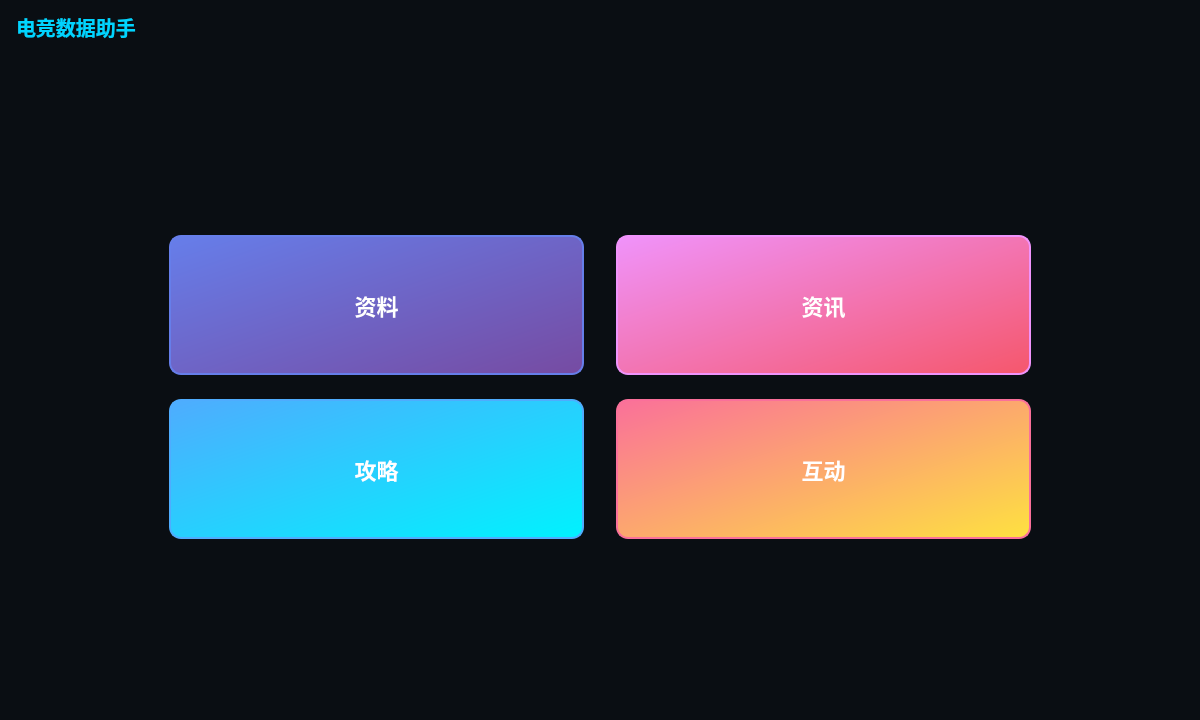
<?xml version="1.0" encoding="UTF-8"?>
<ui version="4.0">
 <class>Widget</class>
 <widget class="QWidget" name="Widget">
  <property name="geometry">
   <rect>
    <x>0</x>
    <y>0</y>
    <width>1200</width>
    <height>720</height>
   </rect>
  </property>
  <property name="minimumSize">
   <size>
    <width>1200</width>
    <height>720</height>
   </size>
  </property>
  <property name="maximumSize">
   <size>
    <width>1200</width>
    <height>720</height>
   </size>
  </property>
  <property name="windowTitle">
   <string>电竞数据助手</string>
  </property>
  <property name="styleSheet">
   <string notr="true">QWidget#Widget { background: #0a0e13; }</string>
  </property>
  <layout class="QVBoxLayout" name="verticalLayout_Main">
   <property name="spacing">
    <number>0</number>
   </property>
   <property name="margin">
    <number>0</number>
   </property>
   <item>
    <layout class="QHBoxLayout" name="horizontalLayout_TopBar">
     <property name="leftMargin">
      <number>16</number>
     </property>
     <property name="topMargin">
      <number>12</number>
     </property>
     <property name="rightMargin">
      <number>16</number>
     </property>
     <property name="bottomMargin">
      <number>12</number>
     </property>
     <item>
      <widget class="QLabel" name="labelTitle">
       <property name="text">
        <string>电竞数据助手</string>
       </property>
       <property name="styleSheet">
        <string notr="true">font-size: 20px; font-weight: bold; color: #00d4ff;</string>
       </property>
      </widget>
     </item>
     <item>
      <spacer name="horizontalSpacer">
       <property name="orientation">
        <enum>Qt::Horizontal</enum>
       </property>
       <property name="sizeHint" stdset="0">
        <size>
         <width>40</width>
         <height>20</height>
        </size>
       </property>
      </spacer>
     </item>
     <item>
      <widget class="UserBadgeWidget" name="userBadge"/>
     </item>
    </layout>
   </item>
   <item>
    <widget class="QStackedWidget" name="stackedMain">
     <property name="currentIndex">
      <number>0</number>
     </property>
     <widget class="QWidget" name="pageHome">
      <property name="styleSheet">
       <string notr="true">QWidget { background: #0a0e13; }</string>
      </property>
      <layout class="QVBoxLayout" name="verticalLayout_Home">
       <item>
        <spacer name="verticalSpacer_home_top">
         <property name="orientation">
          <enum>Qt::Vertical</enum>
         </property>
         <property name="sizeType">
          <enum>QSizePolicy::Expanding</enum>
         </property>
         <property name="sizeHint" stdset="0">
          <size>
           <width>20</width>
           <height>40</height>
          </size>
         </property>
        </spacer>
       </item>
       <item>
        <layout class="QGridLayout" name="gridLayout_HomeButtons">
         <property name="horizontalSpacing">
          <number>32</number>
         </property>
         <property name="verticalSpacing">
          <number>24</number>
         </property>
         <property name="leftMargin">
          <number>160</number>
         </property>
         <property name="topMargin">
          <number>0</number>
         </property>
         <property name="rightMargin">
          <number>160</number>
         </property>
         <property name="bottomMargin">
          <number>0</number>
         </property>
         <item row="0" column="0">
          <widget class="QPushButton" name="btnData">
           <property name="minimumSize">
            <size>
             <width>240</width>
             <height>140</height>
            </size>
           </property>
           <property name="text">
            <string>资料</string>
           </property>
           <property name="styleSheet">
            <string notr="true">QPushButton {
              font-size: 22px; 
              font-weight: bold; 
              color: #ffffff; 
              background: qlineargradient(x1:0, y1:0, x2:1, y2:1, stop:0 #667eea, stop:1 #764ba2); 
              border: 2px solid #667eea; 
              border-radius: 12px;
            }
            QPushButton:hover {
              background: qlineargradient(x1:0, y1:0, x2:1, y2:1, stop:0 #764ba2, stop:1 #667eea); 
              border-color: #00d4ff;
              transform: translateY(-2px);
            }
            QPushButton:pressed {
              background: qlineargradient(x1:0, y1:0, x2:1, y2:1, stop:0 #5a67d8, stop:1 #553c9a);
            }</string>
           </property>
          </widget>
         </item>
         <item row="0" column="1">
          <widget class="QPushButton" name="btnNews">
           <property name="minimumSize">
            <size>
             <width>240</width>
             <height>140</height>
            </size>
           </property>
           <property name="text">
            <string>资讯</string>
           </property>
           <property name="styleSheet">
            <string notr="true">QPushButton {
              font-size: 22px; 
              font-weight: bold; 
              color: #ffffff; 
              background: qlineargradient(x1:0, y1:0, x2:1, y2:1, stop:0 #f093fb, stop:1 #f5576c); 
              border: 2px solid #f093fb; 
              border-radius: 12px;
            }
            QPushButton:hover {
              background: qlineargradient(x1:0, y1:0, x2:1, y2:1, stop:0 #f5576c, stop:1 #f093fb); 
              border-color: #00d4ff;
            }
            QPushButton:pressed {
              background: qlineargradient(x1:0, y1:0, x2:1, y2:1, stop:0 #e53e3e, stop:1 #d53f8c);
            }</string>
           </property>
          </widget>
         </item>
         <item row="1" column="0">
          <widget class="QPushButton" name="btnGuides">
           <property name="minimumSize">
            <size>
             <width>240</width>
             <height>140</height>
            </size>
           </property>
           <property name="text">
            <string>攻略</string>
           </property>
           <property name="styleSheet">
            <string notr="true">QPushButton {
              font-size: 22px; 
              font-weight: bold; 
              color: #ffffff; 
              background: qlineargradient(x1:0, y1:0, x2:1, y2:1, stop:0 #4facfe, stop:1 #00f2fe); 
              border: 2px solid #4facfe; 
              border-radius: 12px;
            }
            QPushButton:hover {
              background: qlineargradient(x1:0, y1:0, x2:1, y2:1, stop:0 #00f2fe, stop:1 #4facfe); 
              border-color: #00d4ff;
            }
            QPushButton:pressed {
              background: qlineargradient(x1:0, y1:0, x2:1, y2:1, stop:0 #0ea5e9, stop:1 #06b6d4);
            }</string>
           </property>
          </widget>
         </item>
         <item row="1" column="1">
          <widget class="QPushButton" name="btnInteract">
           <property name="minimumSize">
            <size>
             <width>240</width>
             <height>140</height>
            </size>
           </property>
           <property name="text">
            <string>互动</string>
           </property>
           <property name="styleSheet">
            <string notr="true">QPushButton {
              font-size: 22px; 
              font-weight: bold; 
              color: #ffffff; 
              background: qlineargradient(x1:0, y1:0, x2:1, y2:1, stop:0 #fa709a, stop:1 #fee140); 
              border: 2px solid #fa709a; 
              border-radius: 12px;
            }
            QPushButton:hover {
              background: qlineargradient(x1:0, y1:0, x2:1, y2:1, stop:0 #fee140, stop:1 #fa709a); 
              border-color: #00d4ff;
            }
            QPushButton:pressed {
              background: qlineargradient(x1:0, y1:0, x2:1, y2:1, stop:0 #f59e0b, stop:1 #ef4444);
            }</string>
           </property>
          </widget>
         </item>
        </layout>
       </item>
       <item>
        <spacer name="verticalSpacer_home_bottom">
         <property name="orientation">
          <enum>Qt::Vertical</enum>
         </property>
         <property name="sizeType">
          <enum>QSizePolicy::Expanding</enum>
         </property>
         <property name="sizeHint" stdset="0">
          <size>
           <width>20</width>
           <height>40</height>
          </size>
         </property>
        </spacer>
       </item>
      </layout>
     </widget>
     <widget class="QWidget" name="pageData">
      <layout class="QVBoxLayout" name="verticalLayout_Data">
       <property name="leftMargin">
        <number>0</number>
       </property>
       <property name="topMargin">
        <number>0</number>
       </property>
       <property name="rightMargin">
        <number>0</number>
       </property>
       <property name="bottomMargin">
        <number>0</number>
       </property>
       <item>
        <!-- 顶部标签栏区域 -->
        <widget class="QWidget" name="widgetDataTabsContainer">
         <property name="minimumHeight">
          <number>80</number>
         </property>
         <property name="maximumHeight">
          <number>80</number>
         </property>
         <property name="styleSheet">
          <string notr="true">QWidget#widgetDataTabsContainer { background: qlineargradient(x1:0, y1:0, x2:0, y2:1, stop:0 #0f1419, stop:1 #1e2328); border-bottom: 2px solid #00d4ff; }</string>
         </property>
         <layout class="QHBoxLayout" name="horizontalLayout_DataTabsContainer">
          <property name="leftMargin">
           <number>0</number>
          </property>
          <property name="topMargin">
           <number>0</number>
          </property>
          <property name="rightMargin">
           <number>0</number>
          </property>
          <property name="bottomMargin">
           <number>0</number>
          </property>
          <item>
           <spacer name="horizontalSpacer_left">
            <property name="orientation">
             <enum>Qt::Horizontal</enum>
            </property>
            <property name="sizeHint" stdset="0">
             <size>
              <width>40</width>
              <height>20</height>
             </size>
            </property>
           </spacer>
          </item>
          <item>
           <layout class="QHBoxLayout" name="horizontalLayout_DataTabs">
            <property name="spacing">
             <number>2</number>
            </property>
            <item>
             <widget class="QPushButton" name="btnTabHeroes">
              <property name="minimumSize">
               <size>
                <width>120</width>
                <height>50</height>
               </size>
              </property>
              <property name="text">
               <string>英雄</string>
              </property>
              <property name="styleSheet">
               <string notr="true">QPushButton { 
                 font-size: 16px; 
                 font-weight: bold; 
                 color: #8892b0; 
                 background: transparent; 
                 border: none; 
                 border-bottom: 3px solid transparent; 
                 padding: 12px 24px; 
               }
               QPushButton:checked { 
                 color: #00d4ff; 
                 border-bottom: 3px solid #00d4ff; 
                 background: qlineargradient(x1:0, y1:0, x2:0, y2:1, stop:0 rgba(0,212,255,0.1), stop:1 transparent); 
               }
               QPushButton:hover:!checked { 
                 color: #ccd6f6; 
                 background: qlineargradient(x1:0, y1:0, x2:0, y2:1, stop:0 rgba(255,255,255,0.05), stop:1 transparent); 
               }</string>
              </property>
              <property name="checkable">
               <bool>true</bool>
              </property>
              <property name="checked">
               <bool>true</bool>
              </property>
             </widget>
            </item>
            <item>
             <widget class="QPushButton" name="btnTabItems">
              <property name="minimumSize">
               <size>
                <width>120</width>
                <height>50</height>
               </size>
              </property>
              <property name="text">
               <string>装备</string>
              </property>
              <property name="styleSheet">
               <string notr="true">QPushButton { 
                 font-size: 16px; 
                 font-weight: bold; 
                 color: #8892b0; 
                 background: transparent; 
                 border: none; 
                 border-bottom: 3px solid transparent; 
                 padding: 12px 24px; 
               }
               QPushButton:checked { 
                 color: #00d4ff; 
                 border-bottom: 3px solid #00d4ff; 
                 background: qlineargradient(x1:0, y1:0, x2:0, y2:1, stop:0 rgba(0,212,255,0.1), stop:1 transparent); 
               }
               QPushButton:hover:!checked { 
                 color: #ccd6f6; 
                 background: qlineargradient(x1:0, y1:0, x2:0, y2:1, stop:0 rgba(255,255,255,0.05), stop:1 transparent); 
               }</string>
              </property>
              <property name="checkable">
               <bool>true</bool>
              </property>
             </widget>
            </item>
            <item>
             <widget class="QPushButton" name="btnTabRunes">
              <property name="minimumSize">
               <size>
                <width>120</width>
                <height>50</height>
               </size>
              </property>
              <property name="text">
               <string>符文</string>
              </property>
              <property name="styleSheet">
               <string notr="true">QPushButton { 
                 font-size: 16px; 
                 font-weight: bold; 
                 color: #8892b0; 
                 background: transparent; 
                 border: none; 
                 border-bottom: 3px solid transparent; 
                 padding: 12px 24px; 
               }
               QPushButton:checked { 
                 color: #00d4ff; 
                 border-bottom: 3px solid #00d4ff; 
                 background: qlineargradient(x1:0, y1:0, x2:0, y2:1, stop:0 rgba(0,212,255,0.1), stop:1 transparent); 
               }
               QPushButton:hover:!checked { 
                 color: #ccd6f6; 
                 background: qlineargradient(x1:0, y1:0, x2:0, y2:1, stop:0 rgba(255,255,255,0.05), stop:1 transparent); 
               }</string>
              </property>
              <property name="checkable">
               <bool>true</bool>
              </property>
             </widget>
            </item>
           </layout>
          </item>
          <item>
           <spacer name="horizontalSpacer_right">
            <property name="orientation">
             <enum>Qt::Horizontal</enum>
            </property>
            <property name="sizeHint" stdset="0">
             <size>
              <width>40</width>
              <height>20</height>
             </size>
            </property>
           </spacer>
          </item>
         </layout>
        </widget>
       </item>
       <item>
        <widget class="QStackedWidget" name="stackedData">
         <property name="currentIndex">
          <number>0</number>
         </property>
         <property name="styleSheet">
          <string notr="true">QStackedWidget { background: #0a0e13; }</string>
         </property>
         <widget class="QWidget" name="pageHeroes">
          <layout class="QVBoxLayout" name="verticalLayout_Heroes">
           <property name="leftMargin">
            <number>0</number>
           </property>
           <property name="topMargin">
            <number>0</number>
           </property>
           <property name="rightMargin">
            <number>0</number>
           </property>
           <property name="bottomMargin">
            <number>0</number>
           </property>
           <item>
            <!-- 英雄页面头部筛选区域 -->
            <widget class="QWidget" name="widgetHeroesHeader">
             <property name="minimumHeight">
              <number>60</number>
             </property>
             <property name="maximumHeight">
              <number>60</number>
             </property>
             <property name="styleSheet">
              <string notr="true">QWidget#widgetHeroesHeader { background: #1e2328; border-bottom: 1px solid #3c4043; }</string>
             </property>
             <layout class="QHBoxLayout" name="horizontalLayout_HeroesHeader">
              <property name="leftMargin">
               <number>24</number>
              </property>
              <property name="topMargin">
               <number>12</number>
              </property>
              <property name="rightMargin">
               <number>24</number>
              </property>
              <property name="bottomMargin">
               <number>12</number>
              </property>
              <item>
               <widget class="QLabel" name="labelHeroesTitle">
                <property name="text">
                 <string>英雄数据库</string>
                </property>
                <property name="styleSheet">
                 <string notr="true">font-size: 18px; font-weight: bold; color: #ccd6f6;</string>
                </property>
               </widget>
              </item>
              <item>
               <spacer name="horizontalSpacer3">
                <property name="orientation">
                 <enum>Qt::Horizontal</enum>
                </property>
                <property name="sizeHint" stdset="0">
                 <size>
                  <width>40</width>
                  <height>20</height>
                 </size>
                </property>
               </spacer>
              </item>
              <item>
               <widget class="QComboBox" name="comboFilterType">
                <property name="minimumSize">
                 <size>
                  <width>140</width>
                  <height>36</height>
                 </size>
                </property>
                <property name="currentIndex">
                 <number>0</number>
                </property>
                <property name="styleSheet">
                 <string notr="true">QComboBox {
                   font-size: 14px;
                   color: #ccd6f6;
                   background: #2d3748;
                   border: 2px solid #4a5568;
                   border-radius: 6px;
                   padding: 6px 12px;
                   min-width: 120px;
                 }
                 QComboBox:hover {
                   border-color: #00d4ff;
                   background: #374151;
                 }
                 QComboBox:focus {
                   border-color: #00d4ff;
                   background: #374151;
                 }
                 QComboBox::drop-down {
                   border: none;
                   width: 20px;
                 }
                 QComboBox::down-arrow {
                   image: none;
                   border-left: 5px solid transparent;
                   border-right: 5px solid transparent;
                   border-top: 5px solid #00d4ff;
                   margin-right: 5px;
                 }
                 QComboBox QAbstractItemView {
                   background: #2d3748;
                   border: 2px solid #00d4ff;
                   border-radius: 6px;
                   color: #ccd6f6;
                   selection-background-color: #00d4ff;
                   selection-color: #0a0e13;
                   outline: none;
                 }</string>
                </property>
                <item>
                 <property name="text">
                  <string>显示所有</string>
                 </property>
                </item>
                <item>
                 <property name="text">
                  <string>路线定位</string>
                 </property>
                </item>
                <item>
                 <property name="text">
                  <string>功能定位</string>
                 </property>
                </item>
               </widget>
              </item>
              <item>
               <widget class="QComboBox" name="comboFilterValue">
                <property name="minimumSize">
                 <size>
                  <width>140</width>
                  <height>36</height>
                 </size>
                </property>
                <property name="enabled">
                 <bool>false</bool>
                </property>
                <property name="styleSheet">
                 <string notr="true">QComboBox {
                   font-size: 14px;
                   color: #ccd6f6;
                   background: #2d3748;
                   border: 2px solid #4a5568;
                   border-radius: 6px;
                   padding: 6px 12px;
                   min-width: 120px;
                 }
                 QComboBox:hover {
                   border-color: #00d4ff;
                   background: #374151;
                 }
                 QComboBox:focus {
                   border-color: #00d4ff;
                   background: #374151;
                 }
                 QComboBox:disabled {
                   background: #1a1d23;
                   color: #4a5568;
                   border-color: #2d3748;
                 }
                 QComboBox::drop-down {
                   border: none;
                   width: 20px;
                 }
                 QComboBox::down-arrow {
                   image: none;
                   border-left: 5px solid transparent;
                   border-right: 5px solid transparent;
                   border-top: 5px solid #00d4ff;
                   margin-right: 5px;
                 }
                 QComboBox::down-arrow:disabled {
                   border-top-color: #4a5568;
                 }
                 QComboBox QAbstractItemView {
                   background: #2d3748;
                   border: 2px solid #00d4ff;
                   border-radius: 6px;
                   color: #ccd6f6;
                   selection-background-color: #00d4ff;
                   selection-color: #0a0e13;
                   outline: none;
                 }</string>
                </property>
                <item>
                 <property name="text">
                  <string>上单</string>
                 </property>
                </item>
                <item>
                 <property name="text">
                  <string>中单</string>
                 </property>
                </item>
                <item>
                 <property name="text">
                  <string>下路</string>
                 </property>
                </item>
                <item>
                 <property name="text">
                  <string>打野</string>
                 </property>
                </item>
                <item>
                 <property name="text">
                  <string>辅助</string>
                 </property>
                </item>
               </widget>
              </item>
             </layout>
            </widget>
           </item>
           <item>
            <widget class="QScrollArea" name="scrollHeroes">
             <property name="widgetResizable">
              <bool>true</bool>
             </property>
             <property name="styleSheet">
              <string notr="true">QScrollArea {
                background: #0a0e13;
                border: none;
              }
              QScrollBar:vertical {
                background: #1e2328;
                width: 12px;
                border-radius: 6px;
              }
              QScrollBar::handle:vertical {
                background: #4a5568;
                border-radius: 6px;
                min-height: 20px;
              }
              QScrollBar::handle:vertical:hover {
                background: #00d4ff;
              }
              QScrollBar::add-line:vertical, QScrollBar::sub-line:vertical {
                height: 0px;
              }</string>
             </property>
             <widget class="QWidget" name="scrollAreaWidgetContents">
              <property name="styleSheet">
               <string notr="true">QWidget { background: #0a0e13; }</string>
              </property>
              <layout class="QGridLayout" name="gridHeroes">
               <property name="horizontalSpacing">
                <number>20</number>
               </property>
               <property name="verticalSpacing">
                <number>20</number>
               </property>
               <property name="leftMargin">
                <number>24</number>
               </property>
               <property name="topMargin">
                <number>24</number>
               </property>
               <property name="rightMargin">
                <number>24</number>
               </property>
               <property name="bottomMargin">
                <number>24</number>
               </property>
              </layout>
             </widget>
            </widget>
           </item>
          </layout>
         </widget>
         <widget class="QWidget" name="pageItems">
          <property name="styleSheet">
           <string notr="true">QWidget { background: #0a0e13; }</string>
          </property>
          <layout class="QVBoxLayout" name="verticalLayout_Items">
           <item>
            <widget class="QLabel" name="labelItems">
             <property name="text">
              <string>装备内容即将上线</string>
             </property>
             <property name="alignment">
              <set>Qt::AlignHCenter|Qt::AlignVCenter</set>
             </property>
             <property name="styleSheet">
              <string notr="true">font-size: 18px; color: #8892b0;</string>
             </property>
            </widget>
           </item>
          </layout>
         </widget>
         <widget class="QWidget" name="pageRunes">
          <property name="styleSheet">
           <string notr="true">QWidget { background: #0a0e13; }</string>
          </property>
          <layout class="QVBoxLayout" name="verticalLayout_Runes">
           <item>
            <widget class="QLabel" name="labelRunes">
             <property name="text">
              <string>符文内容即将上线</string>
             </property>
             <property name="alignment">
              <set>Qt::AlignHCenter|Qt::AlignVCenter</set>
             </property>
             <property name="styleSheet">
              <string notr="true">font-size: 18px; color: #8892b0;</string>
             </property>
            </widget>
           </item>
          </layout>
         </widget>
        </widget>
       </item>
      </layout>
     </widget>
     <widget class="QWidget" name="pageNews">
      <property name="styleSheet">
       <string notr="true">QWidget { background: #0a0e13; }</string>
      </property>
      <layout class="QVBoxLayout" name="verticalLayout_News">
       <item>
        <widget class="QLabel" name="labelNews">
         <property name="text">
          <string>资讯页面（占位）</string>
         </property>
         <property name="alignment">
          <set>Qt::AlignCenter</set>
         </property>
         <property name="styleSheet">
          <string notr="true">font-size: 18px; color: #8892b0;</string>
         </property>
        </widget>
       </item>
      </layout>
     </widget>
     <widget class="QWidget" name="pageGuides">
      <property name="styleSheet">
       <string notr="true">QWidget { background: #0a0e13; }</string>
      </property>
      <layout class="QVBoxLayout" name="verticalLayout_Guides">
       <item>
        <widget class="QLabel" name="labelGuides">
         <property name="text">
          <string>攻略页面（占位）</string>
         </property>
         <property name="alignment">
          <set>Qt::AlignCenter</set>
         </property>
         <property name="styleSheet">
          <string notr="true">font-size: 18px; color: #8892b0;</string>
         </property>
        </widget>
       </item>
      </layout>
     </widget>
     <widget class="QWidget" name="pageInteract">
      <property name="styleSheet">
       <string notr="true">QWidget { background: #0a0e13; }</string>
      </property>
      <layout class="QVBoxLayout" name="verticalLayout_Interact">
       <item>
        <widget class="QLabel" name="labelInteract">
         <property name="text">
          <string>互动页面（占位）</string>
         </property>
         <property name="alignment">
          <set>Qt::AlignCenter</set>
         </property>
         <property name="styleSheet">
          <string notr="true">font-size: 18px; color: #8892b0;</string>
         </property>
        </widget>
       </item>
      </layout>
     </widget>
    </widget>
   </item>
  </layout>
 </widget>
 <customwidgets>
  <customwidget>
   <class>UserBadgeWidget</class>
   <extends>QWidget</extends>
   <header>components/userbadgewidget.h</header>
  </customwidget>
  <customwidget>
   <class>HeroCardWidget</class>
   <extends>QWidget</extends>
   <header>components/herocardwidget.h</header>
  </customwidget>
 </customwidgets>
 <resources/>
 <connections/>
</ui>
